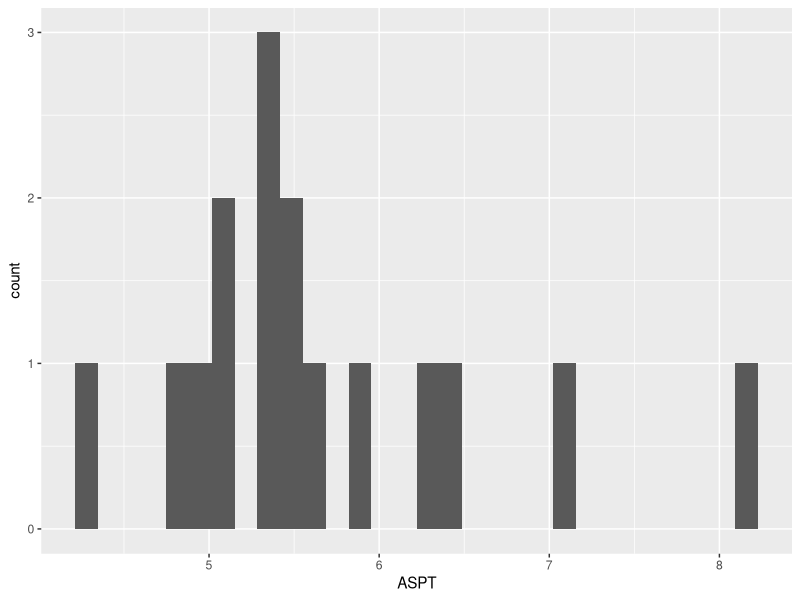
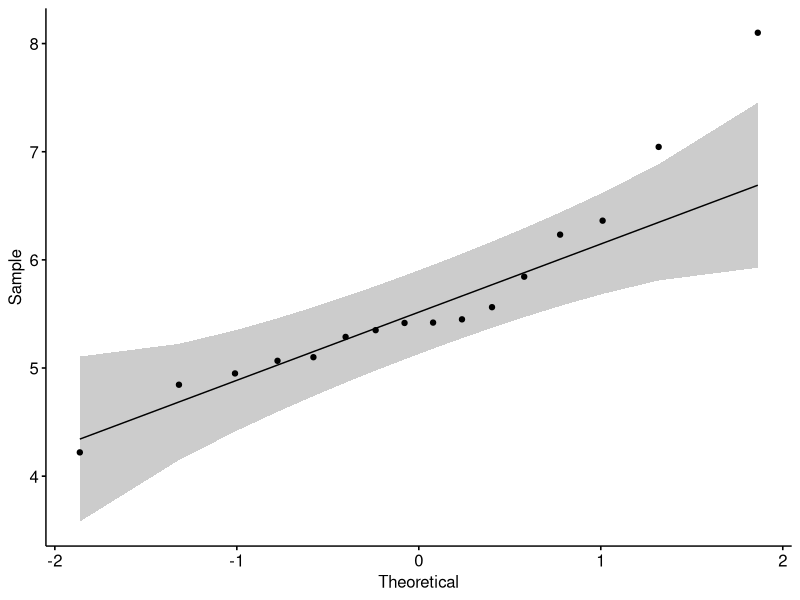
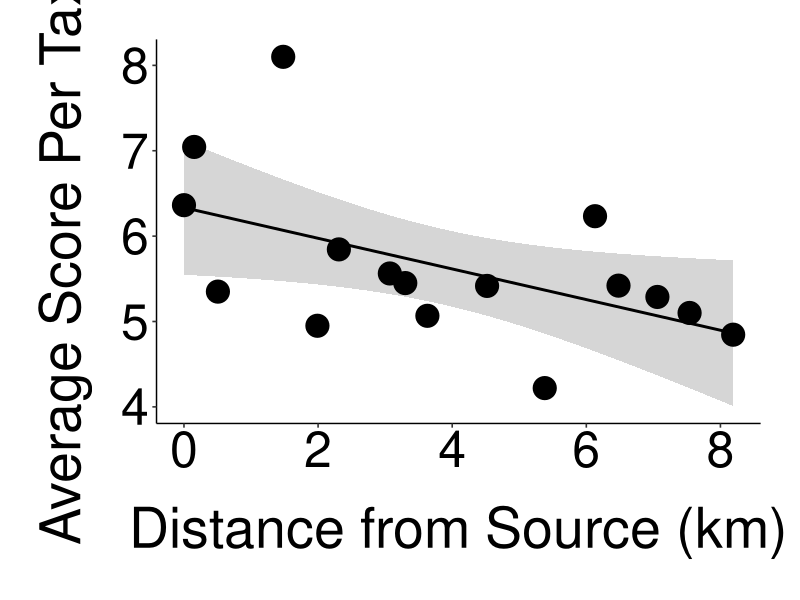
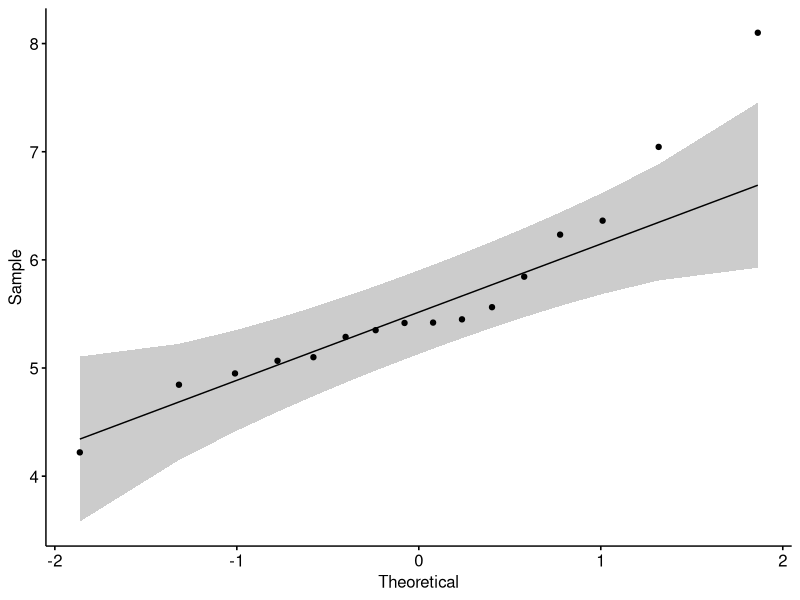
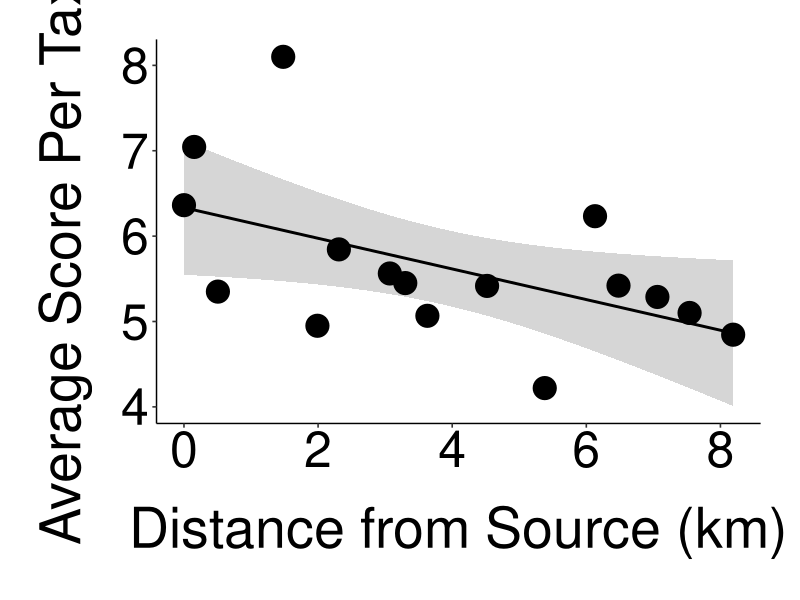

Recreate these plots in R, in order. (Note: this script raises an error after producing the figures.)
# EES Field Course - Group 1 - Freshwater Invertebrates and Water Quality
# Emma Gemal, s1758915@sms.ed.ac.uk; Sophie Rose, s1739832@sms.ed.ac.uk
# University of Edinburgh
# Last edited: 8/10/2020



## Library ----
library(tidyverse)
library(ggplot2)
library(ggpubr)
library(ggsci)


# loading the data
wq_data <- read.csv("Data/alldata.csv")
wq_data <- wq_data %>% 
              slice(-c(17:27))

## Data exploration ----
(hist <- ggplot(wq_data, aes(x = ASPT))  +
            geom_histogram())

# checking for normality
(normcheck <- ggqqplot(wq_data$ASPT))   # looks fairly fine
ggsave(normcheck, file = "QQplot_normality.png", width = 5, height = 5, units = c("in"), path = "Figures")

shapiro.test(wq_data$ASPT)  # is not statistically significant (can assume normality of ASPT)

# assessing normality of residuals
resids <- resid(lm(ASPT ~ distance_source_km, data = wq_data))  
shapiro.test(resids)   # not statistically significant (can assume normality)

resids_bbwi <- resid(lm(WQ ~ distance_source_km, data = wq_data))
shapiro.test(resids_bbwi)  # also not statistically significant (can assume normality)

resids_ind <- resid(lm(ASPT ~ WQ, data = wq_data))
shapiro.test(resids_ind)   # also not statistically significant (can assume normality)



## Plotting ASPT water quality with distance ----
# linear regression for ASPT vs distance from source 
ASPT_stats <- lm(ASPT ~ distance_source_km,
                data = wq_data)
summary(ASPT_stats)
# p-value = 0.03859
# F-value = 5.211 (1 and 14 degrees of freedom) 
# R-squared = 0.2192 (using adjusted R-squared for all lm)

# creating the plot of ASPT vs distance (no land use)
(wq_plot <- ggplot(wq_data, aes(x = distance_source_km, y = ASPT)) +
              labs(
                x = "Distance from Source (km)",
                y = "Average Score Per Taxon"
              ) +
              stat_smooth(method = "lm", color = "black", alpha = 0.4) +
              geom_point(size = 7.5) +
              theme_pubr() +
              theme(axis.text = element_text(size = 36),
                    axis.title = element_text(size = 40),
                    axis.title.x = element_text(margin = margin(t = 20)),
                    axis.title.y = element_text(margin = margin(r = 20)),
                    plot.margin=unit(c(1,1,1,1),"cm")))

ggsave(wq_plot, file = "ASPTdist_plot.png", width = 14, height = 14, units = c("in"), path = "Figures")


# creating plot of ASPT vs distance, with land use as a variable 
(landuse_plot <- ggplot(wq_data, aes(x = distance_source_km, y = ASPT,
                                     color = landuse_type)) +
                    labs(
                      x = "Distance from Source (km)",
                      y = "ASPT",
                      color = "Land Use Type",
                      shape = "Land Use Type") +
                    stat_smooth(method = "lm", color = "black", alpha = 0.4) +
                    geom_point(size = 3.5, aes(shape = landuse_type, stroke = 1.2)) +
                    theme_pubr() +
                    theme(axis.text = element_text(size = 13),
                          axis.text.x = element_text(margin = margin(t = 0)),
                          axis.text.y = element_text(margin = margin(r = 0)),
                          axis.title = element_text(size = 16),
                          axis.title.x = element_text(margin = margin(t = 10)),
                          axis.title.y = element_text(margin = margin(r = 10)),
                          axis.ticks = element_blank(),
                          legend.position = "right",
                          plot.margin=unit(c(1,1,1,1),"cm")) +
                    scale_color_jama(labels = c("Semi-Natural Woodland",
                                                "Managed Woodland",
                                                "Parkland",
                                                "Urban",
                                                "Grassland")) +
                    scale_shape_manual(values = c(18, 15, 16, 17, 8),
                                       labels = c("Semi-Natural Woodland",
                                                  "Managed Woodland",
                                                  "Parkland",
                                                  "Urban",
                                                  "Grassland")))

ggsave(landuse_plot, file = "ASPTdist_landuse.png", width = 8, height = 5.5, units = c("in"), path = "Figures")

# moving legend to the bottom (if better for report format)
(keybot_aspt <- ggplot(wq_data, aes(x = distance_source_km, y = ASPT,
                                     color = landuse_type)) +
                    labs(
                      x = "Distance from Source (km)",
                      y = "ASPT",
                      color = "Land Use Type",
                      shape = "Land Use Type") +
                    stat_smooth(method = "lm", color = "black", alpha = 0.4) +
                    geom_point(size = 3.5, aes(shape = landuse_type, stroke = 1.2)) +
                    theme_pubr() +
                    theme(axis.text = element_text(size = 13),
                          axis.text.x = element_text(margin = margin(t = 2)),
                          axis.text.y = element_text(margin = margin(r = 2)),
                          axis.title = element_text(size = 16),
                          axis.title.x = element_text(margin = margin(t = 10)),
                          axis.title.y = element_text(margin = margin(r = 10)),
                          legend.position = "bottom",
                          plot.margin=unit(c(1,1,1,1),"cm")) +
                    scale_color_jama(labels = c("Semi-Natural Woodland",
                                                "Managed Woodland",
                                                "Parkland",
                                                "Urban",
                                                "Grassland")) +
                    scale_shape_manual(values = c(18, 15, 16, 17, 8),
                                       labels = c("Semi-Natural Woodland",
                                                  "Managed Woodland",
                                                  "Parkland",
                                                  "Urban",
                                                  "Grassland")))
keybot_aspt <- keybot_aspt + guides(color = guide_legend(nrow = 2)) 

ggsave(keybot_aspt, file = "ASPTdist_landuse_bottom.png", width = 6, height = 6, units = c("in"), path = "Figures")



## Plotting BBWI water quality with distance ----
# linear regression for BBWI vs distance from source  
BBWI_stats <- lm(WQ ~ distance_source_km,
                data = wq_data)
summary(BBWI_stats)
# p-value = 0.09241
# F-value = 3.262, 1 and 14 degrees of freedom
# R-squared = 0.1311

# creating the plot of our water quality index (BBWI) vs. distance from source (no land use)
(bbwi_plot <- ggplot(wq_data, aes(x = distance_source_km, y = WQ)) +
                  labs(
                    x = "Distance from Source (km)",
                    y = "Braid Burn Water Quality Index"
                  ) +
                  stat_smooth(method = "lm", color = "black", alpha = 0.4) +
                  geom_point(size = 7.5) +
                  theme_pubr() +
                  theme(axis.text = element_text(size = 36),
                        axis.title = element_text(size = 40),
                        axis.title.x = element_text(margin = margin(t = 20)),
                        axis.title.y = element_text(margin = margin(r = 20)),
                        plot.margin=unit(c(1,1,1,1),"cm")))

ggsave(file = "BBWIdist_plot.png", width = 14, height = 14, units = c("in"), path = "Figures")

# creating plot of BBWI vs distance, with land use as a variable 
(landuse_plot2 <- ggplot(wq_data, aes(x = distance_source_km, y = WQ,
                                      color = landuse_type)) +
                    labs(
                      x = "Distance from Source (km)",
                      y = "Braid Burn Water Quality Index",
                      color = "Land Use Type",
                      shape = "Land Use Type") +
                    stat_smooth(method = "lm", color = "black", alpha = 0.4) +
                    geom_point(size = 3.5, aes(shape = landuse_type, stroke = 1.2)) +
                    theme_pubr() +
                    theme(axis.text = element_text(size = 13),
                          axis.text.x = element_text(margin = margin(t = 0)),
                          axis.text.y = element_text(margin = margin(r = 0)),
                          axis.title = element_text(size = 16),
                          axis.title.x = element_text(margin = margin(t = 10)),
                          axis.title.y = element_text(margin = margin(r = 10)),
                          axis.ticks = element_blank(),
                          legend.position = "right",
                          plot.margin=unit(c(1,1,1,1),"cm")) +
                    scale_color_jama(labels = c("Semi-Natural Woodland",
                                                "Managed Woodland",
                                                "Parkland",
                                                "Urban",
                                                "Grassland")) +
                    scale_shape_manual(values = c(18, 15, 16, 17, 8),
                                       labels = c("Semi-Natural Woodland",
                                                  "Managed Woodland",
                                                  "Parkland",
                                                  "Urban",
                                                  "Grassland")))

ggsave(landuse_plot2, file = "BBWIdist_landuse.png", width = 8, height = 5.5, units = c("in"), path = "Figures")

# moving legend to the bottom (if better for report format)
(keybot_bbwi <- ggplot(wq_data, aes(x = distance_source_km, y = WQ,
                                      color = landuse_type)) +
                  labs(
                    x = "Distance from Source (km)",
                    y = "BBWI",
                    color = "Land Use Type",
                    shape = "Land Use Type") +
                  stat_smooth(method = "lm", color = "black", alpha = 0.4) +
                  geom_point(size = 3.5, aes(shape = landuse_type, stroke = 1.2)) +
                  theme_pubr() +
                  theme(axis.text = element_text(size = 13),
                        axis.text.x = element_text(margin = margin(t = 2)),
                        axis.text.y = element_text(margin = margin(r = 2)),
                        axis.title = element_text(size = 16),
                        axis.title.x = element_text(margin = margin(t = 10)),
                        axis.title.y = element_text(margin = margin(r = 10)),
                        legend.position = "bottom",
                        plot.margin=unit(c(1,1,1,1),"cm")) +
                  scale_color_jama(labels = c("Semi-Natural Woodland",
                                              "Managed Woodland",
                                              "Parkland",
                                              "Urban",
                                              "Grassland")) +
                  scale_shape_manual(values = c(18, 15, 16, 17, 8),
                                     labels = c("Semi-Natural Woodland",
                                                "Managed Woodland",
                                                "Parkland",
                                                "Urban",
                                                "Grassland")))
keybot_bbwi <- keybot_bbwi + guides(color = guide_legend(nrow = 2)) 

ggsave(keybot_bbwi, file = "BBWIdist_landuse_bottom.png", width = 6, height = 6, units = c("in"), path = "Figures")


## Plotting relationship between BBWI vs. ASPT ----
# comparison of our water quality index (BBWI) and ASPT
index_stats <- lm(WQ ~ ASPT,
                  data = wq_data)
summary(index_stats)
# p-value = 0.000351
# F-value = 21.95 (1 and 14 degrees of freedom)
# R-squared = 0.5828

# plotting the index comparison
(wq_aspt_plot <- ggplot(wq_data, aes(x = ASPT, y = WQ)) +
                    labs(
                      x = "BBWI",
                      y = "ASPT"
                    ) +
                    stat_smooth(method = "lm", color = "black", alpha = 0.4) +
                    geom_point(size = 3.5) +
                    theme_pubr() +
                    theme(axis.text = element_text(size = 13),
                          axis.text.x = element_text(margin = margin(t = 2)),
                          axis.text.y = element_text(margin = margin(r = 2)),
                          axis.title = element_text(size = 16),
                          axis.title.x = element_text(margin = margin(t = 10)),
                          axis.title.y = element_text(margin = margin(r = 10)),
                          plot.margin=unit(c(1,1,1,1),"cm")))

ggsave(file = "ASPT_BBWI_plot.png", width = 6, height = 6, units = c("in"), path = "Figures")


# making a panel of BBWI vs distance and ASPT vs BBWI 
otherfigs <- ggarrange(bbwi_plot, wq_aspt_plot, nrow = 1) 
ggsave(otherfigs, file = "bbwi_aspt_distancepanel.png", width = 24, height = 11, units = c("in"), path = "Figures")



## Investigation of impacts of outlier ----
wq_less <- wq_data[-c(8), ]   # removing a potential outlier to see effects 

less_stats <- lm(ASPT ~ distance_source_km,
                 data = wq_less)
summary(less_stats)
# p-value = 0.04944 (still significant, but barely!!)
# F-value = 4.694 (1 and 13 DF)
# R-squared = 0.2653

(plot_less <- ggplot(wq_less, aes(x = distance_source_km, y = ASPT,
                                  color = landuse_type)) +
                labs(
                  x = "Distance from Source (km)",
                  y = "ASPT",
                  color = "Land Use Type",
                  shape = "Land Use Type") +
                stat_smooth(method = "lm", color = "black", alpha = 0.4) +
                geom_point(size = 3.5, aes(shape = landuse_type, stroke = 1.2)) +
                theme_pubr() +
                theme(axis.text = element_text(size = 13),
                      axis.text.x = element_text(margin = margin(t = 2)),
                      axis.text.y = element_text(margin = margin(r = 2)),
                      axis.title = element_text(size = 16),
                      axis.title.x = element_text(margin = margin(t = 10)),
                      axis.title.y = element_text(margin = margin(r = 10)),
                      legend.position = "bottom",
                      plot.margin=unit(c(1,1,1,1),"cm")) +
                scale_color_jama(labels = c("Natural Woodland",
                                            "Managed Woodland",
                                            "Parkland",
                                            "Urban",
                                            "Grassland")) +
                scale_shape_manual(values = c(18, 15, 16, 17, 8),
                                   labels = c("Natural Woodland",
                                              "Managed Woodland",
                                              "Parkland",
                                              "Urban",
                                              "Grassland")) +
                expand_limits(y = c(4, 8.1)))   # to show direct comparison with all data            
keybot_outlier <- plot_less + guides(color = guide_legend(nrow = 2)) 

ggsave(keybot_outlier, file = "ASPTdist_nooutlier.png", width = 6, height = 5.5, units = c("in"), path = "Figures")

# plotting both land use plots (ASPT & no outlier) on one panel
landuse_grid <- ggarrange(landuse_plot, plot_less, nrow = 1, common.legend = TRUE, legend = "top") 
ggsave(landuse_grid, file = "landuseplots.png", width = 12, height = 5.5, units = c("in"), path = "Figures")
